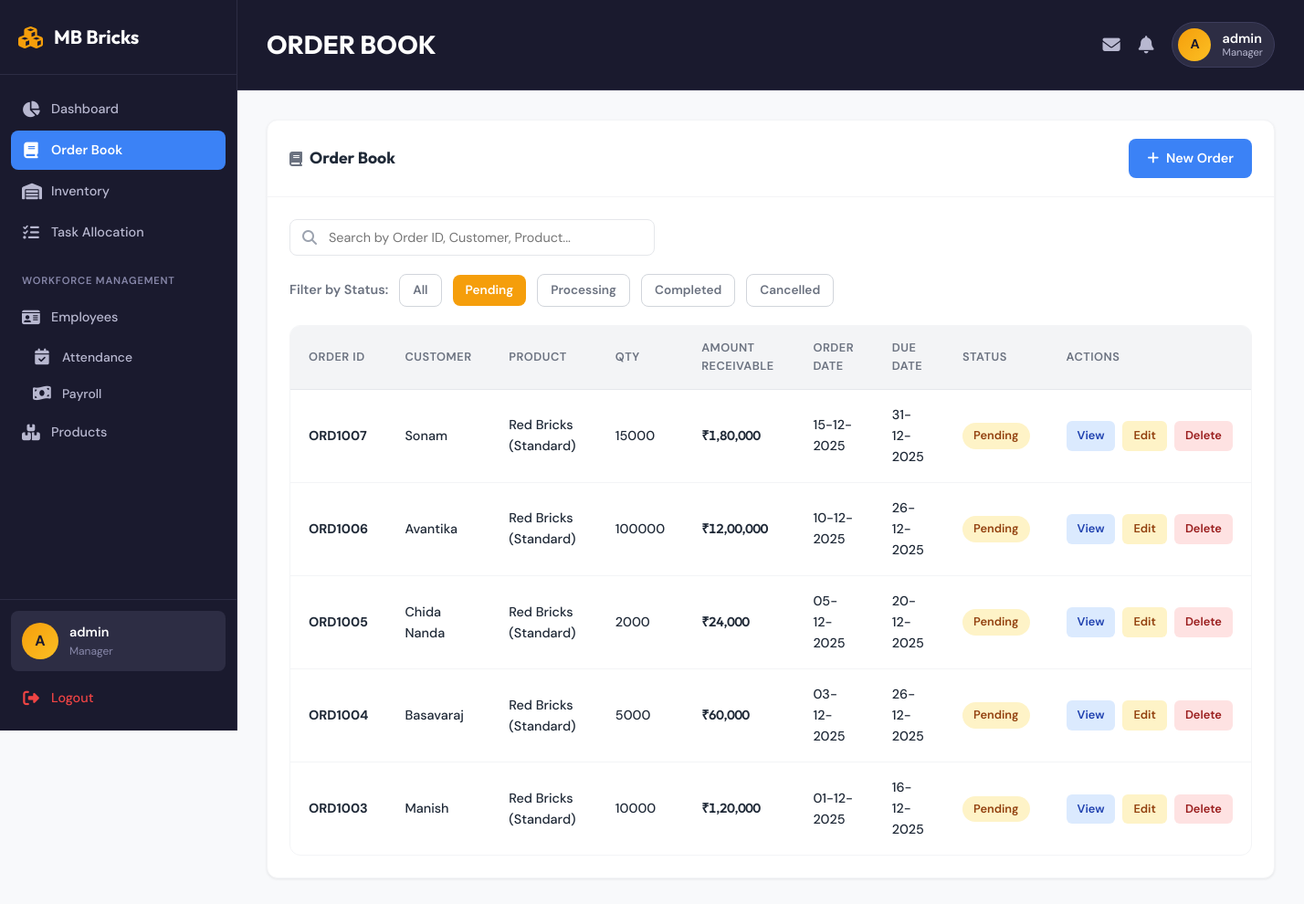
Page /orders?status=Pending (signed in) on the committed database.
### tables this page shows
CREATE TABLE orders (
            id INTEGER PRIMARY KEY AUTOINCREMENT,
            order_number TEXT UNIQUE NOT NULL,
            customer_name TEXT NOT NULL,
            customer_phone TEXT,
            customer_address TEXT,
            product_id INTEGER NOT NULL,
            quantity INTEGER NOT NULL,
            total_amount REAL NOT NULL,
            status TEXT DEFAULT 'Pending',
            order_date TIMESTAMP DEFAULT CURRENT_TIMESTAMP,
            delivery_date DATE,
            notes TEXT,
            FOREIGN KEY (product_id) REFERENCES products (id)
        );

CREATE TABLE products (
            id INTEGER PRIMARY KEY AUTOINCREMENT,
            name TEXT NOT NULL,
            category TEXT NOT NULL,
            price_per_unit REAL NOT NULL,
            unit TEXT DEFAULT 'piece',
            stock_quantity INTEGER DEFAULT 0,
            description TEXT,
            created_at TIMESTAMP DEFAULT CURRENT_TIMESTAMP
        );

### app.py (the view)
@app.route('/orders')
@login_required
@role_required('Manager', 'Supervisor')
def orders():
    db = get_db()
    status_filter = request.args.get('status', '')
    if status_filter:
        all_orders = db.execute('''
            SELECT o.*, p.name as product_name FROM orders o
            JOIN products p ON o.product_id = p.id
            WHERE o.status = ?
            ORDER BY o.order_date DESC
        ''', (status_filter,)).fetchall()
    else:
        all_orders = db.execute('''
            SELECT o.*, p.name as product_name FROM orders o
            JOIN products p ON o.product_id = p.id
            ORDER BY o.order_date DESC
        ''').fetchall()
    return render_template('orders.html', orders=all_orders, current_status=status_filter)

### app.py (called while the page is built)
def format_indian_currency(amount):
    if amount is None:
        amount = 0
    amount = int(round(amount))
    if amount < 0:
        return '-₹' + format_indian_currency(-amount)[1:]
    s = str(amount)
    if len(s) <= 3:
        return '₹' + s
    result = s[-3:]
    s = s[:-3]
    while s:
        result = s[-2:] + ',' + result
        s = s[:-2]
    return '₹' + result

def login_required(f):
    @wraps(f)
    def decorated_function(*args, **kwargs):
        if 'user_id' not in session:
            flash('Please login to access this page.', 'warning')
            return redirect(url_for('login'))
        return f(*args, **kwargs)
    return decorated_function

def role_required(*roles):
    def decorator(f):
        @wraps(f)
        def decorated_function(*args, **kwargs):
            if 'user_role' not in session:
                flash('Please login to access this page.', 'warning')
                return redirect(url_for('login'))
            if session['user_role'] not in roles:
                flash('You do not have permission to access this page.', 'danger')
                return redirect(url_for('dashboard'))
            return f(*args, **kwargs)
        return decorated_function
    return decorator

def convert_date(val):
    return datetime.strptime(val.decode(), "%Y-%m-%d").date()

def convert_datetime(val):
    return datetime.fromisoformat(val.decode())

def get_db():
    if 'db' not in g:
        g.db = sqlite3.connect(DATABASE, detect_types=sqlite3.PARSE_DECLTYPES | sqlite3.PARSE_COLNAMES)
        g.db.row_factory = sqlite3.Row
    return g.db

def format_date(d):
    if d:
        if isinstance(d, str):
            try:
                d = datetime.strptime(d, '%Y-%m-%d').date()
            except ValueError:
                return d
        return d.strftime('%d-%m-%Y')
    return ''

### templates/orders.html (shortened to what this page needs)
{% extends 'base.html' %}
{% block header %}ORDER BOOK{% endblock %}
{% block content %}
<div class="card">
    <div class="card-header">
        <h2><i class="fas fa-book"></i> Order Book</h2>
        {% if session.get('user_role') == 'Manager' %}
        <a href="{{ url_for('add_order') }}" class="btn btn-primary">
            <i class="fas fa-plus"></i> New Order
        </a>
        {% endif %}
    </div>
    <div class="card-body">
        <div class="search-bar mb-2">
            <div class="search-input-wrapper">
                <i class="fas fa-search search-icon"></i>
                <input type="text" id="orderSearch" class="form-control search-input" placeholder="Search by Order ID, Customer, Product...">
            </div>
        </div>
        <div class="filter-bar">
            <label>Filter by Status:</label>
            <a href="{{ url_for('orders') }}" class="btn btn-sm {% if not current_status %}btn-primary{% else %}btn-outline{% endif %}">All</a>
            <a href="{{ url_for('orders', status='Pending') }}" class="btn btn-sm {% if current_status == 'Pending' %}btn-warning{% else %}btn-outline{% endif %}">Pending</a>
            <a href="{{ url_for('orders', status='Processing') }}" class="btn btn-sm {% if current_status == 'Processing' %}btn-info{% else %}btn-outline{% endif %}">Processing</a>
            <a href="{{ url_for('orders', status='Completed') }}" class="btn btn-sm {% if current_status == 'Completed' %}btn-success{% else %}btn-outline{% endif %}">Completed</a>
            <a href="{{ url_for('orders', status='Cancelled') }}" class="btn btn-sm {% if current_status == 'Cancelled' %}btn-danger{% else %}btn-outline{% endif %}">Cancelled</a>
        </div>
        {% if orders %}
        <div class="table-container table-responsive">
            <table id="ordersTable">
                <thead>
                    <tr>
                        <th>Order ID</th>
                        <th>Customer</th>
                        <th>Product</th>
                        <th>Qty</th>
                        <th>Amount Receivable</th>
                        <th>Order Date</th>
                        <th>Due Date</th>
                        <th>Status</th>
                        <th>Actions</th>
                    </tr>
                </thead>
                <tbody>
                    {% for order in orders %}
                    <tr class="order-row">
                        <td><strong>{{ order.order_number }}</strong></td>
                        <td>{{ order.customer_name }}</td>
                        <td>{{ order.product_name }}</td>
                        <td>{{ order.quantity }}</td>
                        <td class="currency">{{ order.total_amount|indian_currency }}</td>
                        <td>{{ order.order_date|format_date }}</td>
                        <td>{{ order.delivery_date|format_date if order.delivery_date else '-' }}</td>
                        <td>
                            <span class="badge badge-{% if order.status == 'Completed' %}success{% elif order.status == 'Pending' %}warning{% elif order.status == 'Cancelled' %}danger{% else %}info{% endif %}">
                                {{ order.status }}
                            </span>
                        </td>
                        <td>
                            <div class="btn-group">
                                <a href="{{ url_for('view_order', id=order.id) }}" class="action-btn view">View</a>
                                {% if session.get('user_role') == 'Manager' %}
                                <a href="{{ url_for('edit_order', id=order.id) }}" class="action-btn edit">Edit</a>
                                <a href="{{ url_for('delete_order', id=order.id) }}" class="action-btn delete" onclick="return confirm('Delete this order?')">Delete</a>
                                {% endif %}
                            </div>
                        </td>
                    </tr>
                    {% endfor %}
                </tbody>
            </table>
        </div>
        {% endif %}
    </div>
</div>
{% endblock %}

### rows in the picture
orders: order_number "ORD1007", customer_name "Sonam", product_name "Red Bricks (Standard)", quantity "15000", total_amount|indian_currency "₹1,80,000", order_date "15-12-2025", delivery_date "31-12-2025", status "Pending"
orders: order_number "ORD1006", customer_name "Avantika", product_name "Red Bricks (Standard)", quantity "100000", total_amount|indian_currency "₹12,00,000", order_date "10-12-2025", delivery_date "26-12-2025", status "Pending"
orders: order_number "ORD1005", customer_name "Chida Nanda", product_name "Red Bricks (Standard)", quantity "2000", total_amount|indian_currency "₹24,000", order_date "05-12-2025", delivery_date "20-12-2025", status "Pending"
orders: order_number "ORD1004", customer_name "Basavaraj", product_name "Red Bricks (Standard)", quantity "5000", total_amount|indian_currency "₹60,000", order_date "03-12-2025", delivery_date "26-12-2025", status "Pending"
orders: order_number "ORD1003", customer_name "Manish", product_name "Red Bricks (Standard)", quantity "10000", total_amount|indian_currency "₹1,20,000", order_date "01-12-2025", delivery_date "16-12-2025", status "Pending"

### other values in the picture
{{ session.get('username', 'U')[0]|upper }} "A"
{{ session.get('username', 'User') }} "admin"
{{ session.get('user_role', 'Guest') }} "Manager"
